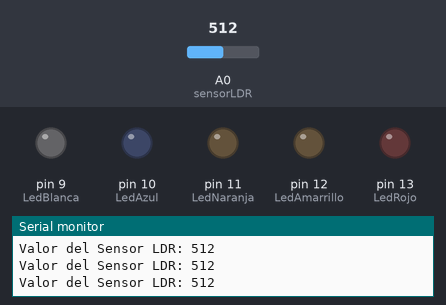
Bench run of a sketch on a simulated Arduino Uno, built with avr-gcc and run on an emulated ATmega328P. Parts: output pins drawn as LEDs (lit = HIGH), the last lines printed to the serial monitor. Inputs (shaded band) come from the test bench; at power-on: A0 (sensorLDR) = 512.

Above: at 1.2 s.
1.3 s: A0 (sensorLDR) set to 587
2.8 s: A0 (sensorLDR) set to 608
At 3.7 s:
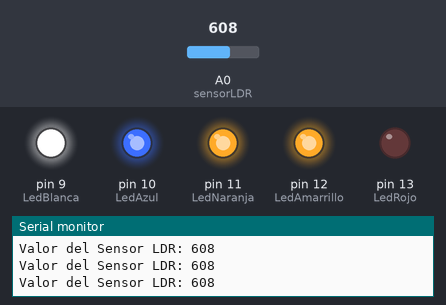
4.3 s: A0 (sensorLDR) set to 713
5.8 s: A0 (sensorLDR) set to 732
At 6.5 s:
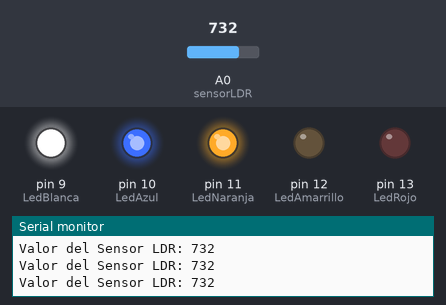
7.3 s: A0 (sensorLDR) set to 809
8.8 s: A0 (sensorLDR) set to 834
At 9.4 s:
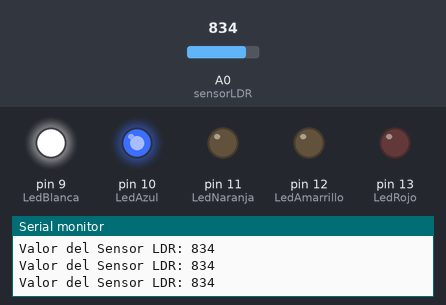
Timing chart, 0 to 11.3 s (numbered marks = the images above; inputs shaded):
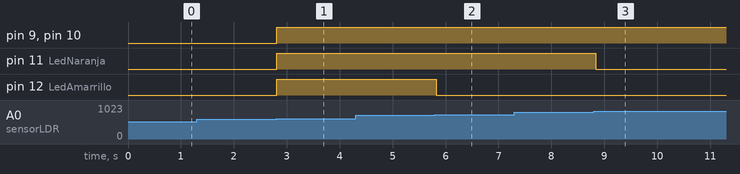

The sketch:

Tarea_5_Robotica_segunda_unidad.ino
```cpp
//Pramacion De LDR BY Mateo Garcia
int LedRojo = 13;
int LedAmarrillo = 12;
int LedNaranja = 11;
int LedAzul = 10;
int LedBlanca = 9;

int sensorLDR = A0;
int valor = 0;

void setup()
{
 Serial.begin(9600);
 pinMode(LedRojo, OUTPUT);
 pinMode(LedAmarrillo, OUTPUT);
 pinMode(LedNaranja, OUTPUT);
 pinMode(LedAzul, OUTPUT);
 pinMode(LedBlanca, OUTPUT);

 pinMode(sensorLDR, INPUT);
}


void loop()
 {

 valor = analogRead(sensorLDR);
 Serial.print("Valor del Sensor LDR: ");
 Serial.println(valor);
 valorbajo();
 valorbajo1();
 valorMedio();
 valorMedio1();
 valorMedio2();
 valorAlto();
 delay(100);
}

void valorbajo(){
  if(valor<100){
  digitalWrite(LedRojo, HIGH);
  digitalWrite(LedAmarrillo, HIGH);
  digitalWrite(LedNaranja, HIGH);
  digitalWrite(LedAzul, HIGH);
  digitalWrite(LedBlanca, HIGH);
  }
}

void valorbajo1(){
  if(valor>600){
  digitalWrite(LedRojo, LOW);
  digitalWrite(LedAmarrillo, HIGH);
  digitalWrite(LedNaranja, HIGH);
  digitalWrite(LedAzul, HIGH);
  digitalWrite(LedBlanca, HIGH);
  }
}

void valorMedio(){
  if(valor>720){
  digitalWrite(LedRojo, LOW);
  digitalWrite(LedAmarrillo, LOW);
  digitalWrite(LedNaranja, HIGH);
  digitalWrite(LedAzul, HIGH);
  digitalWrite(LedBlanca, HIGH);
  }
}

void valorMedio1(){
  if(valor>820){
  digitalWrite(LedRojo, LOW);
  digitalWrite(LedAmarrillo, LOW);
  digitalWrite(LedNaranja, LOW);
  digitalWrite(LedAzul, HIGH);
  digitalWrite(LedBlanca, HIGH);
  }
}

void valorMedio2(){
  if(valor>880){
  digitalWrite(LedRojo, LOW);
  digitalWrite(LedAmarrillo, LOW);
  digitalWrite(LedNaranja, LOW);
  digitalWrite(LedAzul, LOW);
  digitalWrite(LedBlanca, HIGH);
  }
}

void valorAlto(){
  if(valor>920){
  digitalWrite(LedRojo, LOW);
  digitalWrite(LedAmarrillo, LOW);
  digitalWrite(LedNaranja, LOW);
  digitalWrite(LedAzul, LOW);
  digitalWrite(LedBlanca, LOW);
  }
}
```

Measured:
- the behaviour switches between 600 and 601 on A0 (sensorLDR) (found by bisection; images 0 and 1)
- the behaviour switches between 720 and 721 on A0 (sensorLDR) (found by bisection; images 1 and 2)
- the behaviour switches between 820 and 821 on A0 (sensorLDR) (found by bisection; images 2 and 3)
- after the input at 2.8 s, pin 9 (LedBlanca), pin 10 (LedAzul), pin 11 (LedNaranja), pin 12 (LedAmarrillo): LOW → HIGH at once
- after the input at 5.8 s, pin 12 (LedAmarrillo): HIGH → LOW at once
- after the input at 8.8 s, pin 11 (LedNaranja): HIGH → LOW at once
